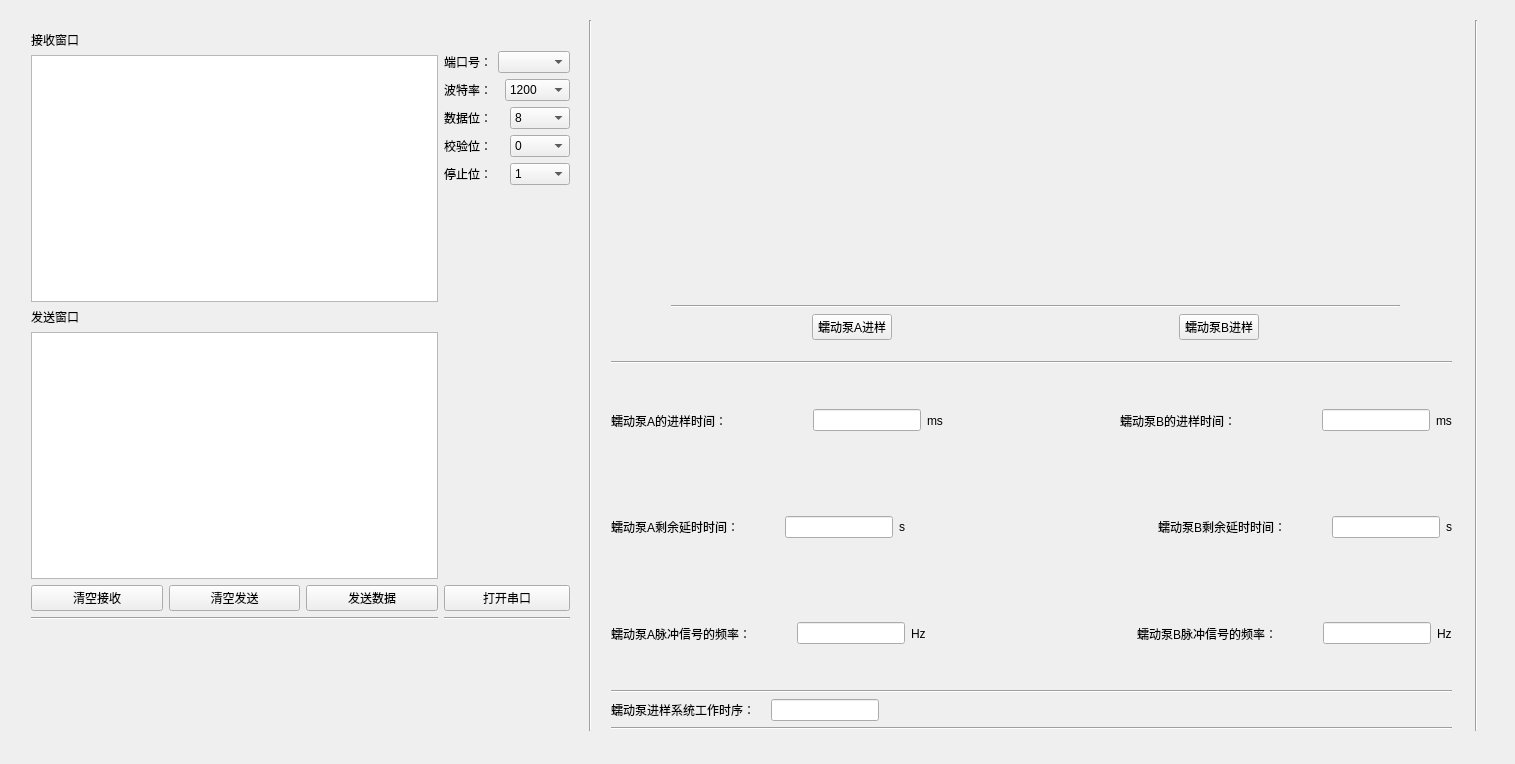
<?xml version="1.0" encoding="UTF-8"?>
<ui version="4.0">
 <class>MainWindow</class>
 <widget class="QMainWindow" name="MainWindow">
  <property name="geometry">
   <rect>
    <x>0</x>
    <y>0</y>
    <width>1515</width>
    <height>764</height>
   </rect>
  </property>
  <property name="windowTitle">
   <string>MainWindow</string>
  </property>
  <widget class="QWidget" name="centralWidget">
   <widget class="QWidget" name="layoutWidget">
    <property name="geometry">
     <rect>
      <x>20</x>
      <y>20</y>
      <width>561</width>
      <height>611</height>
     </rect>
    </property>
    <layout class="QHBoxLayout" name="horizontalLayout_7">
     <item>
      <layout class="QVBoxLayout" name="verticalLayout">
       <item>
        <widget class="QLabel" name="label">
         <property name="text">
          <string>接收窗口</string>
         </property>
        </widget>
       </item>
       <item>
        <widget class="QTextEdit" name="textEdit"/>
       </item>
       <item>
        <widget class="QLabel" name="label_2">
         <property name="text">
          <string>发送窗口</string>
         </property>
        </widget>
       </item>
       <item>
        <widget class="QTextEdit" name="textEdit_2"/>
       </item>
       <item>
        <layout class="QHBoxLayout" name="horizontalLayout">
         <item>
          <widget class="QPushButton" name="clearButton">
           <property name="text">
            <string>清空接收</string>
           </property>
          </widget>
         </item>
         <item>
          <widget class="QPushButton" name="pushButton_clearLineText2">
           <property name="text">
            <string>清空发送</string>
           </property>
          </widget>
         </item>
         <item>
          <widget class="QPushButton" name="sendButton">
           <property name="text">
            <string>发送数据</string>
           </property>
          </widget>
         </item>
        </layout>
       </item>
       <item>
        <widget class="Line" name="line_6">
         <property name="orientation">
          <enum>Qt::Horizontal</enum>
         </property>
        </widget>
       </item>
      </layout>
     </item>
     <item>
      <layout class="QVBoxLayout" name="verticalLayout_2">
       <item>
        <layout class="QVBoxLayout" name="verticalLayout_3">
         <item>
          <widget class="QLabel" name="label_8">
           <property name="text">
            <string/>
           </property>
          </widget>
         </item>
         <item>
          <layout class="QHBoxLayout" name="horizontalLayout_2">
           <item>
            <widget class="QLabel" name="label_3">
             <property name="text">
              <string>端口号：</string>
             </property>
            </widget>
           </item>
           <item>
            <widget class="QComboBox" name="PortBox"/>
           </item>
          </layout>
         </item>
         <item>
          <layout class="QHBoxLayout" name="horizontalLayout_3">
           <item>
            <widget class="QLabel" name="label_4">
             <property name="text">
              <string>波特率：</string>
             </property>
            </widget>
           </item>
           <item>
            <widget class="QComboBox" name="BaudBox">
             <item>
              <property name="text">
               <string>1200</string>
              </property>
             </item>
             <item>
              <property name="text">
               <string>2400</string>
              </property>
             </item>
             <item>
              <property name="text">
               <string>4800</string>
              </property>
             </item>
             <item>
              <property name="text">
               <string>9600</string>
              </property>
             </item>
             <item>
              <property name="text">
               <string>19200</string>
              </property>
             </item>
            </widget>
           </item>
          </layout>
         </item>
         <item>
          <layout class="QHBoxLayout" name="horizontalLayout_4">
           <item>
            <widget class="QLabel" name="label_5">
             <property name="text">
              <string>数据位：</string>
             </property>
            </widget>
           </item>
           <item>
            <widget class="QComboBox" name="BitNumBox">
             <item>
              <property name="text">
               <string>8</string>
              </property>
             </item>
            </widget>
           </item>
          </layout>
         </item>
         <item>
          <layout class="QHBoxLayout" name="horizontalLayout_5">
           <item>
            <widget class="QLabel" name="label_6">
             <property name="text">
              <string>校验位：</string>
             </property>
            </widget>
           </item>
           <item>
            <widget class="QComboBox" name="ParityBox">
             <item>
              <property name="text">
               <string>0</string>
              </property>
             </item>
            </widget>
           </item>
          </layout>
         </item>
         <item>
          <layout class="QHBoxLayout" name="horizontalLayout_6">
           <item>
            <widget class="QLabel" name="label_7">
             <property name="text">
              <string>停止位：</string>
             </property>
            </widget>
           </item>
           <item>
            <widget class="QComboBox" name="StopBox">
             <item>
              <property name="text">
               <string>1</string>
              </property>
             </item>
             <item>
              <property name="text">
               <string>2</string>
              </property>
             </item>
            </widget>
           </item>
          </layout>
         </item>
        </layout>
       </item>
       <item>
        <spacer name="verticalSpacer">
         <property name="orientation">
          <enum>Qt::Vertical</enum>
         </property>
         <property name="sizeHint" stdset="0">
          <size>
           <width>20</width>
           <height>68</height>
          </size>
         </property>
        </spacer>
       </item>
       <item>
        <widget class="QPushButton" name="openButton">
         <property name="text">
          <string>打开串口</string>
         </property>
        </widget>
       </item>
       <item>
        <widget class="Line" name="line_7">
         <property name="orientation">
          <enum>Qt::Horizontal</enum>
         </property>
        </widget>
       </item>
      </layout>
     </item>
    </layout>
   </widget>
   <widget class="QWidget" name="verticalLayoutWidget_3">
    <property name="geometry">
     <rect>
      <x>660</x>
      <y>10</y>
      <width>751</width>
      <height>341</height>
     </rect>
    </property>
    <layout class="QVBoxLayout" name="verticalLayout_6">
     <item>
      <layout class="QVBoxLayout" name="verticalLayout_4">
       <item>
        <layout class="QHBoxLayout" name="horizontalLayout_8">
         <item>
          <spacer name="horizontalSpacer_2">
           <property name="orientation">
            <enum>Qt::Horizontal</enum>
           </property>
           <property name="sizeHint" stdset="0">
            <size>
             <width>40</width>
             <height>20</height>
            </size>
           </property>
          </spacer>
         </item>
         <item>
          <widget class="QLabel" name="label_9">
           <property name="text">
            <string/>
           </property>
           <property name="pixmap">
            <pixmap resource="image/image.qrc">:/new/prefix1/pump.jpg</pixmap>
           </property>
          </widget>
         </item>
         <item>
          <spacer name="horizontalSpacer_17">
           <property name="orientation">
            <enum>Qt::Horizontal</enum>
           </property>
           <property name="sizeHint" stdset="0">
            <size>
             <width>40</width>
             <height>20</height>
            </size>
           </property>
          </spacer>
         </item>
         <item>
          <spacer name="horizontalSpacer">
           <property name="orientation">
            <enum>Qt::Horizontal</enum>
           </property>
           <property name="sizeHint" stdset="0">
            <size>
             <width>40</width>
             <height>20</height>
            </size>
           </property>
          </spacer>
         </item>
         <item>
          <widget class="QLabel" name="label_10">
           <property name="text">
            <string/>
           </property>
           <property name="pixmap">
            <pixmap resource="image/image.qrc">:/new/prefix1/pump.jpg</pixmap>
           </property>
          </widget>
         </item>
         <item>
          <spacer name="horizontalSpacer_3">
           <property name="orientation">
            <enum>Qt::Horizontal</enum>
           </property>
           <property name="sizeHint" stdset="0">
            <size>
             <width>40</width>
             <height>20</height>
            </size>
           </property>
          </spacer>
         </item>
        </layout>
       </item>
       <item>
        <widget class="Line" name="line">
         <property name="orientation">
          <enum>Qt::Horizontal</enum>
         </property>
        </widget>
       </item>
       <item>
        <layout class="QHBoxLayout" name="horizontalLayout_9">
         <item>
          <spacer name="horizontalSpacer_5">
           <property name="orientation">
            <enum>Qt::Horizontal</enum>
           </property>
           <property name="sizeHint" stdset="0">
            <size>
             <width>40</width>
             <height>20</height>
            </size>
           </property>
          </spacer>
         </item>
         <item>
          <widget class="QPushButton" name="pushButton_PumpA">
           <property name="text">
            <string>蠕动泵A进样</string>
           </property>
          </widget>
         </item>
         <item>
          <spacer name="horizontalSpacer_4">
           <property name="orientation">
            <enum>Qt::Horizontal</enum>
           </property>
           <property name="sizeHint" stdset="0">
            <size>
             <width>40</width>
             <height>20</height>
            </size>
           </property>
          </spacer>
         </item>
         <item>
          <spacer name="horizontalSpacer_16">
           <property name="orientation">
            <enum>Qt::Horizontal</enum>
           </property>
           <property name="sizeHint" stdset="0">
            <size>
             <width>40</width>
             <height>20</height>
            </size>
           </property>
          </spacer>
         </item>
         <item>
          <widget class="QPushButton" name="pushButton_PumpB">
           <property name="text">
            <string>蠕动泵B进样</string>
           </property>
          </widget>
         </item>
         <item>
          <spacer name="horizontalSpacer_6">
           <property name="orientation">
            <enum>Qt::Horizontal</enum>
           </property>
           <property name="sizeHint" stdset="0">
            <size>
             <width>40</width>
             <height>20</height>
            </size>
           </property>
          </spacer>
         </item>
        </layout>
       </item>
      </layout>
     </item>
    </layout>
   </widget>
   <widget class="QWidget" name="verticalLayoutWidget_2">
    <property name="geometry">
     <rect>
      <x>600</x>
      <y>350</y>
      <width>863</width>
      <height>391</height>
     </rect>
    </property>
    <layout class="QVBoxLayout" name="verticalLayout_5">
     <item>
      <widget class="Line" name="line_2">
       <property name="orientation">
        <enum>Qt::Horizontal</enum>
       </property>
      </widget>
     </item>
     <item>
      <layout class="QHBoxLayout" name="horizontalLayout_18">
       <item>
        <layout class="QHBoxLayout" name="horizontalLayout_10">
         <item>
          <widget class="QLabel" name="label_11">
           <property name="font">
            <font>
             <pointsize>9</pointsize>
            </font>
           </property>
           <property name="text">
            <string>蠕动泵A的进样时间：</string>
           </property>
          </widget>
         </item>
         <item>
          <spacer name="horizontalSpacer_7">
           <property name="orientation">
            <enum>Qt::Horizontal</enum>
           </property>
           <property name="sizeHint" stdset="0">
            <size>
             <width>40</width>
             <height>20</height>
            </size>
           </property>
          </spacer>
         </item>
         <item>
          <spacer name="horizontalSpacer_18">
           <property name="orientation">
            <enum>Qt::Horizontal</enum>
           </property>
           <property name="sizeHint" stdset="0">
            <size>
             <width>40</width>
             <height>20</height>
            </size>
           </property>
          </spacer>
         </item>
         <item>
          <widget class="QLineEdit" name="lineEdit_SamplingTime_PumpA"/>
         </item>
         <item>
          <widget class="QLabel" name="label_18">
           <property name="text">
            <string>ms</string>
           </property>
          </widget>
         </item>
         <item>
          <spacer name="horizontalSpacer_25">
           <property name="orientation">
            <enum>Qt::Horizontal</enum>
           </property>
           <property name="sizeHint" stdset="0">
            <size>
             <width>40</width>
             <height>20</height>
            </size>
           </property>
          </spacer>
         </item>
        </layout>
       </item>
       <item>
        <spacer name="horizontalSpacer_20">
         <property name="orientation">
          <enum>Qt::Horizontal</enum>
         </property>
         <property name="sizeHint" stdset="0">
          <size>
           <width>40</width>
           <height>20</height>
          </size>
         </property>
        </spacer>
       </item>
       <item>
        <layout class="QHBoxLayout" name="horizontalLayout_12">
         <item>
          <spacer name="horizontalSpacer_15">
           <property name="orientation">
            <enum>Qt::Horizontal</enum>
           </property>
           <property name="sizeHint" stdset="0">
            <size>
             <width>40</width>
             <height>20</height>
            </size>
           </property>
          </spacer>
         </item>
         <item>
          <widget class="QLabel" name="label_12">
           <property name="text">
            <string>蠕动泵B的进样时间：</string>
           </property>
          </widget>
         </item>
         <item>
          <spacer name="horizontalSpacer_9">
           <property name="orientation">
            <enum>Qt::Horizontal</enum>
           </property>
           <property name="sizeHint" stdset="0">
            <size>
             <width>40</width>
             <height>20</height>
            </size>
           </property>
          </spacer>
         </item>
         <item>
          <spacer name="horizontalSpacer_19">
           <property name="orientation">
            <enum>Qt::Horizontal</enum>
           </property>
           <property name="sizeHint" stdset="0">
            <size>
             <width>40</width>
             <height>20</height>
            </size>
           </property>
          </spacer>
         </item>
         <item>
          <widget class="QLineEdit" name="lineEdit_samplingTime_PumpB"/>
         </item>
        </layout>
       </item>
       <item>
        <widget class="QLabel" name="label_19">
         <property name="text">
          <string>ms</string>
         </property>
        </widget>
       </item>
      </layout>
     </item>
     <item>
      <layout class="QHBoxLayout" name="horizontalLayout_17">
       <item>
        <layout class="QHBoxLayout" name="horizontalLayout_11">
         <item>
          <widget class="QLabel" name="label_13">
           <property name="text">
            <string>蠕动泵A剩余延时时间：</string>
           </property>
          </widget>
         </item>
         <item>
          <spacer name="horizontalSpacer_8">
           <property name="orientation">
            <enum>Qt::Horizontal</enum>
           </property>
           <property name="sizeHint" stdset="0">
            <size>
             <width>40</width>
             <height>20</height>
            </size>
           </property>
          </spacer>
         </item>
         <item>
          <widget class="QLineEdit" name="lineEdit_leftTime_PumpA"/>
         </item>
         <item>
          <widget class="QLabel" name="label_20">
           <property name="text">
            <string>s</string>
           </property>
          </widget>
         </item>
        </layout>
       </item>
       <item>
        <spacer name="horizontalSpacer_21">
         <property name="orientation">
          <enum>Qt::Horizontal</enum>
         </property>
         <property name="sizeHint" stdset="0">
          <size>
           <width>40</width>
           <height>20</height>
          </size>
         </property>
        </spacer>
       </item>
       <item>
        <spacer name="horizontalSpacer_14">
         <property name="orientation">
          <enum>Qt::Horizontal</enum>
         </property>
         <property name="sizeHint" stdset="0">
          <size>
           <width>40</width>
           <height>20</height>
          </size>
         </property>
        </spacer>
       </item>
       <item>
        <layout class="QHBoxLayout" name="horizontalLayout_14">
         <item>
          <widget class="QLabel" name="label_14">
           <property name="text">
            <string>蠕动泵B剩余延时时间：</string>
           </property>
          </widget>
         </item>
         <item>
          <spacer name="horizontalSpacer_11">
           <property name="orientation">
            <enum>Qt::Horizontal</enum>
           </property>
           <property name="sizeHint" stdset="0">
            <size>
             <width>40</width>
             <height>20</height>
            </size>
           </property>
          </spacer>
         </item>
         <item>
          <widget class="QLineEdit" name="lineEdit_leftTime_PumpB"/>
         </item>
         <item>
          <widget class="QLabel" name="label_21">
           <property name="text">
            <string>s</string>
           </property>
          </widget>
         </item>
        </layout>
       </item>
      </layout>
     </item>
     <item>
      <layout class="QHBoxLayout" name="horizontalLayout_16">
       <item>
        <layout class="QHBoxLayout" name="horizontalLayout_13">
         <item>
          <widget class="QLabel" name="label_15">
           <property name="text">
            <string>蠕动泵A脉冲信号的频率：</string>
           </property>
          </widget>
         </item>
         <item>
          <spacer name="horizontalSpacer_10">
           <property name="orientation">
            <enum>Qt::Horizontal</enum>
           </property>
           <property name="sizeHint" stdset="0">
            <size>
             <width>40</width>
             <height>20</height>
            </size>
           </property>
          </spacer>
         </item>
         <item>
          <widget class="QLineEdit" name="lineEdit_setFrequency_PumpA"/>
         </item>
         <item>
          <widget class="QLabel" name="label_22">
           <property name="text">
            <string>Hz</string>
           </property>
          </widget>
         </item>
         <item>
          <spacer name="horizontalSpacer_26">
           <property name="orientation">
            <enum>Qt::Horizontal</enum>
           </property>
           <property name="sizeHint" stdset="0">
            <size>
             <width>40</width>
             <height>20</height>
            </size>
           </property>
          </spacer>
         </item>
        </layout>
       </item>
       <item>
        <spacer name="horizontalSpacer_23">
         <property name="orientation">
          <enum>Qt::Horizontal</enum>
         </property>
         <property name="sizeHint" stdset="0">
          <size>
           <width>40</width>
           <height>20</height>
          </size>
         </property>
        </spacer>
       </item>
       <item>
        <layout class="QHBoxLayout" name="horizontalLayout_15">
         <item>
          <spacer name="horizontalSpacer_13">
           <property name="orientation">
            <enum>Qt::Horizontal</enum>
           </property>
           <property name="sizeHint" stdset="0">
            <size>
             <width>40</width>
             <height>20</height>
            </size>
           </property>
          </spacer>
         </item>
         <item>
          <widget class="QLabel" name="label_16">
           <property name="text">
            <string>蠕动泵B脉冲信号的频率：</string>
           </property>
          </widget>
         </item>
         <item>
          <spacer name="horizontalSpacer_12">
           <property name="orientation">
            <enum>Qt::Horizontal</enum>
           </property>
           <property name="sizeHint" stdset="0">
            <size>
             <width>40</width>
             <height>20</height>
            </size>
           </property>
          </spacer>
         </item>
         <item>
          <widget class="QLineEdit" name="lineEdit_setFrequency_PumpB"/>
         </item>
         <item>
          <widget class="QLabel" name="label_23">
           <property name="text">
            <string>Hz</string>
           </property>
          </widget>
         </item>
        </layout>
       </item>
      </layout>
     </item>
     <item>
      <widget class="Line" name="line_3">
       <property name="orientation">
        <enum>Qt::Horizontal</enum>
       </property>
      </widget>
     </item>
     <item>
      <layout class="QHBoxLayout" name="horizontalLayout_19">
       <item>
        <widget class="QLabel" name="label_17">
         <property name="text">
          <string>蠕动泵进样系统工作时序：   </string>
         </property>
        </widget>
       </item>
       <item>
        <widget class="QLineEdit" name="lineEdit_commandOrder"/>
       </item>
       <item>
        <spacer name="horizontalSpacer_33">
         <property name="orientation">
          <enum>Qt::Horizontal</enum>
         </property>
         <property name="sizeHint" stdset="0">
          <size>
           <width>40</width>
           <height>20</height>
          </size>
         </property>
        </spacer>
       </item>
       <item>
        <spacer name="horizontalSpacer_32">
         <property name="orientation">
          <enum>Qt::Horizontal</enum>
         </property>
         <property name="sizeHint" stdset="0">
          <size>
           <width>40</width>
           <height>20</height>
          </size>
         </property>
        </spacer>
       </item>
       <item>
        <spacer name="horizontalSpacer_24">
         <property name="orientation">
          <enum>Qt::Horizontal</enum>
         </property>
         <property name="sizeHint" stdset="0">
          <size>
           <width>40</width>
           <height>20</height>
          </size>
         </property>
        </spacer>
       </item>
       <item>
        <spacer name="horizontalSpacer_29">
         <property name="orientation">
          <enum>Qt::Horizontal</enum>
         </property>
         <property name="sizeHint" stdset="0">
          <size>
           <width>40</width>
           <height>20</height>
          </size>
         </property>
        </spacer>
       </item>
       <item>
        <spacer name="horizontalSpacer_30">
         <property name="orientation">
          <enum>Qt::Horizontal</enum>
         </property>
         <property name="sizeHint" stdset="0">
          <size>
           <width>40</width>
           <height>20</height>
          </size>
         </property>
        </spacer>
       </item>
       <item>
        <spacer name="horizontalSpacer_31">
         <property name="orientation">
          <enum>Qt::Horizontal</enum>
         </property>
         <property name="sizeHint" stdset="0">
          <size>
           <width>40</width>
           <height>20</height>
          </size>
         </property>
        </spacer>
       </item>
       <item>
        <spacer name="horizontalSpacer_27">
         <property name="orientation">
          <enum>Qt::Horizontal</enum>
         </property>
         <property name="sizeHint" stdset="0">
          <size>
           <width>40</width>
           <height>20</height>
          </size>
         </property>
        </spacer>
       </item>
       <item>
        <spacer name="horizontalSpacer_22">
         <property name="orientation">
          <enum>Qt::Horizontal</enum>
         </property>
         <property name="sizeHint" stdset="0">
          <size>
           <width>40</width>
           <height>20</height>
          </size>
         </property>
        </spacer>
       </item>
      </layout>
     </item>
     <item>
      <widget class="Line" name="line_5">
       <property name="orientation">
        <enum>Qt::Horizontal</enum>
       </property>
      </widget>
     </item>
    </layout>
   </widget>
   <widget class="Line" name="line_4">
    <property name="geometry">
     <rect>
      <x>580</x>
      <y>20</y>
      <width>20</width>
      <height>711</height>
     </rect>
    </property>
    <property name="orientation">
     <enum>Qt::Vertical</enum>
    </property>
   </widget>
   <widget class="Line" name="line_8">
    <property name="geometry">
     <rect>
      <x>1466</x>
      <y>20</y>
      <width>20</width>
      <height>711</height>
     </rect>
    </property>
    <property name="orientation">
     <enum>Qt::Vertical</enum>
    </property>
   </widget>
  </widget>
 </widget>
 <layoutdefault spacing="6" margin="11"/>
 <resources>
  <include location="image/image.qrc"/>
 </resources>
 <connections/>
</ui>
